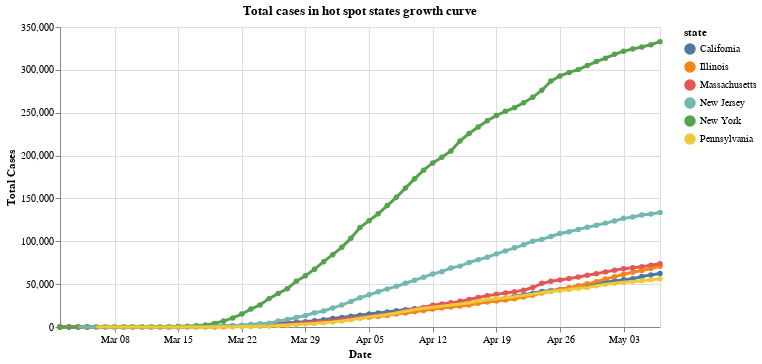

Notebook code cell kept with this figure:
### Markdown cell above
## 5 - Examining case growth curves in "hot spot" states
We defined 'hot spot' states as those who make up more than 4% of the country's cases on the latest date recorded

### Code cell
us_states['date'] = pd.to_datetime(us_states['date'], format="%Y/%m/%d")

recent_cases = us_states[us_states['date']>"2020-03-1"]
hotspot_threshold=total_cases*.04

states_slow_growth = recent_cases[recent_cases['date']==latest_date]
states_slow_growth = states_slow_growth[states_slow_growth['cases']<hotspot_threshold]
states_slow_growth= states_slow_growth["state"]
recent_cases_hot_spot = recent_cases[~recent_cases.state.isin(states_slow_growth)]

scales = alt.selection_interval(bind='scales')
highlight = alt.selection(type='single', on='mouseover', fields=['state'], nearest=True)

base = alt.Chart(recent_cases_hot_spot).mark_line(point=True).encode(
    y=alt.Y('cases:Q', axis=alt.Axis(title='Total Cases')),
#     x='date:T',
    x=alt.X('date:T', axis=alt.Axis(format='%b %d', title='Date')),
#     y='cases:Q',
    color='state:N',
    tooltip=['state', 'cases', 'date']
)


points = base.mark_circle().encode(
    opacity=alt.value(1)
).add_selection(
    highlight
).properties(
    width=600,
    title='Total cases in hot spot states growth curve'
)


lines = base.mark_line().encode(
    size=alt.condition(~highlight, alt.value(1.25), alt.value(3))
)

display(points + lines)

### Figure 1 — Vega-Lite specification as saved in the notebook (floating-point values rounded to 4 significant figures; data arrays with more than 128 entries replaced by an {"elided": "..."} marker saying what was removed)
{"config": {"view": {"continuousWidth": 400, "continuousHeight": 300}}, "layer": [{"mark": "circle", "encoding": {"color": {"type": "nominal", "field": "state"}, "opacity": {"value": 1}, "tooltip": [{"type": "nominal", "field": "state"}, {"type": "quantitative", "field": "cases"}, {"type": "temporal", "field": "date"}], "x": {"type": "temporal", "axis": {"format": "%b %d", "title": "Date"}, "field": "date"}, "y": {"type": "quantitative", "axis": {"title": "Total Cases"}, "field": "cases"}}, "selection": {"selector006": {"type": "single", "on": "mouseover", "fields": ["state"], "nearest": true}}, "title": "Total cases in hot spot states growth curve", "width": 600}, {"mark": "line", "encoding": {"color": {"type": "nominal", "field": "state"}, "size": {"condition": {"value": 1.25, "selection": {"not": "selector006"}}, "value": 3}, "tooltip": [{"type": "nominal", "field": "state"}, {"type": "quantitative", "field": "cases"}, {"type": "temporal", "field": "date"}], "x": {"type": "temporal", "axis": {"format": "%b %d", "title": "Date"}, "field": "date"}, "y": {"type": "quantitative", "axis": {"title": "Total Cases"}, "field": "cases"}}}], "data": {"name": "data-49dd135d5eda6b5580a436751ef2e561"}, "$schema": "https://vega.github.io/schema/vega-lite/v4.0.2.json", "datasets": {"data-49dd135d5eda6b5580a436751ef2e561": {"elided": "396 records"}}}
